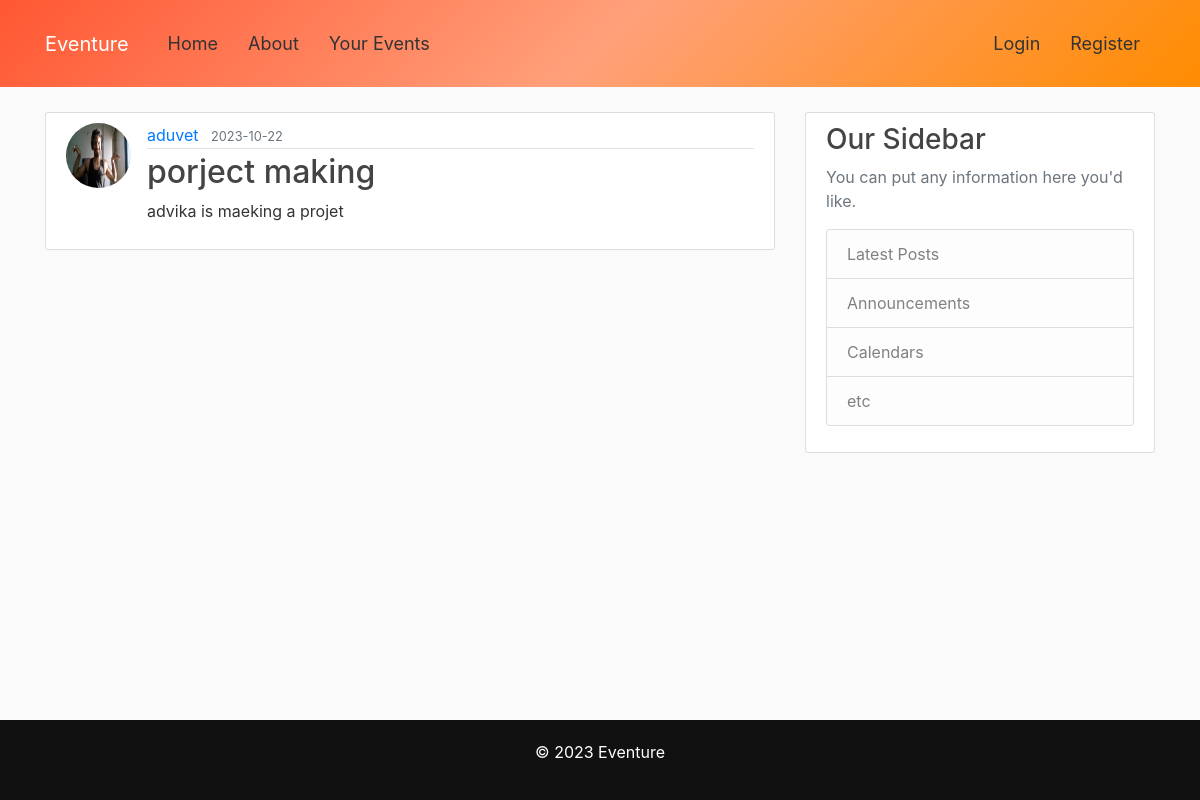
The page /post/5 on the database its author committed.
### flaskBlog/models.py (models this page shows, shortened)
class User(db.Model, UserMixin):
    id = db.Column(db.Integer, primary_key = True)
    username = db.Column(db.String(20), unique=True, nullable = False)
    email = db.Column(db.String(120), unique=True, nullable = False)
    image_file = db.Column(db.String(20), nullable = False, default='default.jpg')
    password = db.Column(db.String(60), nullable = False)
    posts = db.relationship('Post',backref='author',lazy=True)

class Post(db.Model):
    id = db.Column(db.Integer, primary_key=True)
    title = db.Column(db.String(100), nullable=False)
    date_posted = db.Column(db.DateTime, nullable=False, default=datetime.utcnow)
    content = db.Column(db.Text, nullable=False)
    user_id = db.Column(db.Integer, db.ForeignKey('user.id'), nullable=False)
    rsvps = db.relationship('RSVP', backref='post', lazy=True, cascade='all, delete-orphan')

### flaskBlog/routes.py (the view, shortened to what this page needs)
@app.route("/post/<int:post_id>", methods=['GET', 'POST'])
def post(post_id):
    post = Post.query.get_or_404(post_id)
    rsvp_form = RSVPForm()
    rsvp_count = RSVP.query.filter_by(post_id=post_id).count()
    return render_template('post.html', title=post.title, post=post, rsvp_form=rsvp_form, rsvp_count=rsvp_count)

### flaskBlog/templates/post.html (shortened to what this page needs)
{% extends "layout.html" %}
{% block content %}
<article class="media content-section">
    <img class="rounded-circle article-img"
        src="{{url_for('static', filename = 'profile_pics/' + post.author.image_file ) }} " alt="">
    <div class="media-body">
        <div class="article-metadata">
            <a class="mr-2" href="#">{{ post.author.username }}</a>
            <small class="text-muted">{{ post.date_posted.strftime('%Y-%m-%d') }}</small>
        </div>
        <h2 class = "article-title">{{ post.title }}</h2>
        <p class="article-content">{{ post.content }}</p>
    </div>
</article>
{% endblock content%}

### flaskBlog/static/main.css (style rules this page uses)
body { background: #fafafa; color: #333333; margin-top: 7rem; }
h1, h2, h3, h4, h5, h6 { color: #444444; }
.content-section { background: #ffffff; padding: 10px 20px; border: 1px solid #dddddd; border-radius: 3px; margin-bottom: 20px; }
.article-title { color: #444444; }
.article-content { white-space: pre-line; }
.article-img { height: 65px; width: 65px; margin-right: 16px; }
.article-metadata { padding-bottom: 1px; margin-bottom: 4px; border-bottom: 1px solid #e3e3e3 }

### rows shown on the page
User: image_file (picture), author.username "aduvet"
Post: date_posted "2023-10-22", title "porject making", content "advika is maeking a projet"
